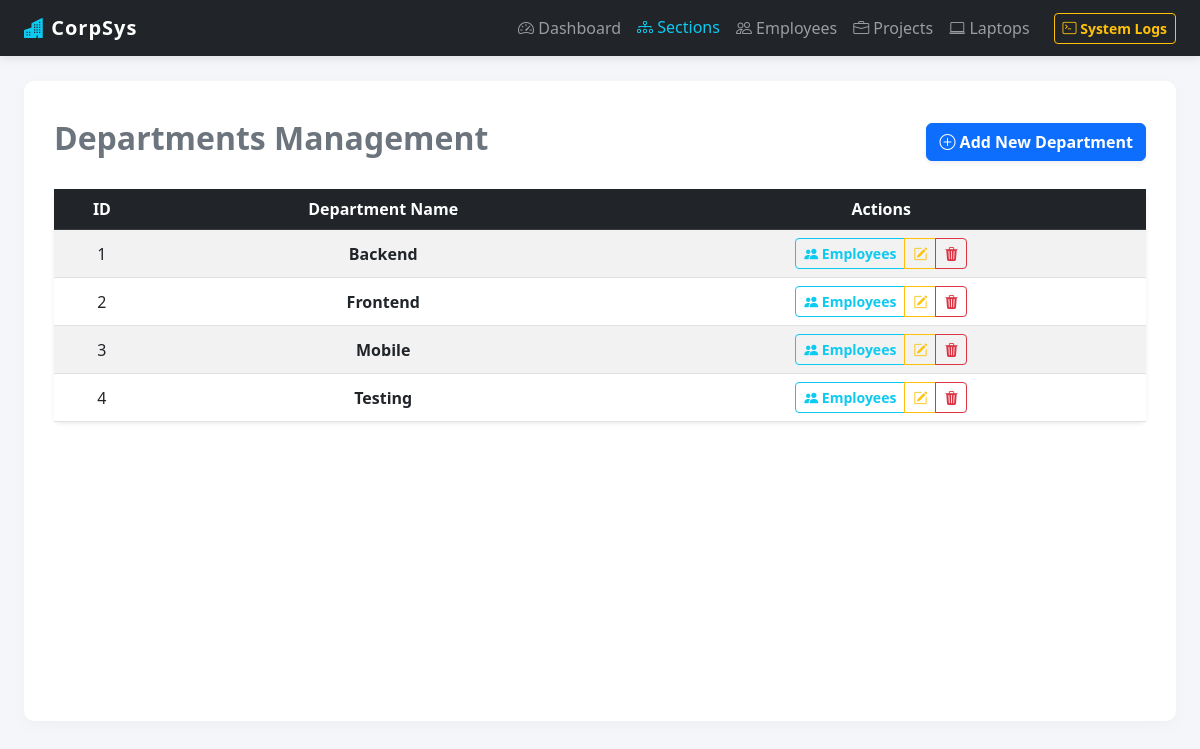
Screenshot of /index.php?page=sections&action=list with the database file from the repository.
### tables this page shows
CREATE TABLE sections(
    id INT AUTO_INCREMENT PRIMARY KEY,
    name VARCHAR(255) NOT NULL UNIQUE
);

### src/Repositories/SectionRepository.php (called while the page is built, shortened)
<?php
class SectionRepository {
    private PDO $pdo;
    public function __construct(PDO $pdo) {$this->pdo = $pdo;}
    public function findAll(): array {
        $stmt = $this->pdo->query("SELECT * FROM sections ORDER BY name ASC");
        return $stmt->fetchAll();
    }
}

### views/Sections/list.php (the view, shortened to what this page needs)
<div class="d-flex justify-content-between align-items-center mb-4 mt-2">
    <h2 class="text-secondary fw-bold">Departments Management</h2>
    <a href="index.php?page=sections&action=create" class="btn btn-primary shadow-sm fw-bold">
        <i class="bi bi-plus-circle"></i> Add New Department
    </a>
</div>
<div class="card shadow-sm border-0">
    <div class="card-body p-0">
        <div class="table-responsive">
            <table class="table table-hover table-striped text-center mb-0 align-middle">
                <thead class="table-dark">
                    <tr>
                        <th>ID</th>
                        <th>Department Name</th>
                        <th>Actions</th>
                    </tr>
                </thead>
                <tbody>
                    <?php if (!empty($sections)): ?>
                        <?php foreach ($sections as $sec): ?>
                            <tr>
                                <td><?= htmlspecialchars((string)$sec['id']) ?></td>
                                <td class="fw-bold"><?= htmlspecialchars((string)$sec['name']) ?></td>
                                <td>
                                    <div class="btn-group" role="group">
                                        <a href="index.php?page=employees&action=list&section_id=<?= $sec['id'] ?>" class="btn btn-sm btn-outline-info fw-bold" title="View Employees">
                                            <i class="bi bi-people-fill"></i> Employees
                                        </a>
                                        <a href="index.php?page=sections&action=edit&id=<?= $sec['id'] ?>" class="btn btn-sm btn-outline-warning" title="Edit">
                                            <i class="bi bi-pencil-square"></i>
                                        </a>
                                        <a href="index.php?page=sections&action=delete&id=<?= $sec['id'] ?>" class="btn btn-sm btn-outline-danger" title="Delete">
                                            <i class="bi bi-trash3-fill"></i>
                                        </a>
                                    </div>
                                </td>
                            </tr>
                        <?php endforeach; ?>
                    <?php endif; ?>
                </tbody>
            </table>
        </div>
    </div>
</div>

### views/layout/master.php (style rules this page uses)
body { background-color: #f4f6f9; font-family: 'Segoe UI', Tahoma, Geneva, Verdana, sans-serif; }

### rows the page displays
sections: id "1", name "Backend"
sections: id "2", name "Frontend"
sections: id "3", name "Mobile"
sections: id "4", name "Testing"
